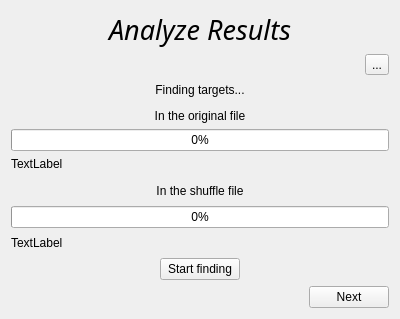
<?xml version="1.0" encoding="UTF-8"?>
<ui version="4.0">
 <class>windowFindTargets</class>
 <widget class="QWidget" name="windowFindTargets">
  <property name="geometry">
   <rect>
    <x>0</x>
    <y>0</y>
    <width>400</width>
    <height>319</height>
   </rect>
  </property>
  <property name="windowTitle">
   <string>Form</string>
  </property>
  <layout class="QVBoxLayout" name="verticalLayout">
   <item>
    <widget class="QLabel" name="labelAnalyzeResults">
     <property name="sizePolicy">
      <sizepolicy hsizetype="Minimum" vsizetype="Minimum">
       <horstretch>0</horstretch>
       <verstretch>0</verstretch>
      </sizepolicy>
     </property>
     <property name="font">
      <font>
       <family>Avenir Next</family>
       <pointsize>20</pointsize>
       <italic>true</italic>
      </font>
     </property>
     <property name="text">
      <string comment="0">Analyze Results</string>
     </property>
     <property name="alignment">
      <set>Qt::AlignCenter</set>
     </property>
    </widget>
   </item>
   <item alignment="Qt::AlignRight">
    <widget class="QToolButton" name="settingsButton">
     <property name="text">
      <string>...</string>
     </property>
    </widget>
   </item>
   <item>
    <widget class="QLabel" name="labelTitleShuffleData">
     <property name="sizePolicy">
      <sizepolicy hsizetype="Minimum" vsizetype="Minimum">
       <horstretch>0</horstretch>
       <verstretch>0</verstretch>
      </sizepolicy>
     </property>
     <property name="minimumSize">
      <size>
       <width>0</width>
       <height>0</height>
      </size>
     </property>
     <property name="text">
      <string>Finding targets...</string>
     </property>
     <property name="alignment">
      <set>Qt::AlignCenter</set>
     </property>
    </widget>
   </item>
   <item>
    <widget class="QLabel" name="label_origin">
     <property name="text">
      <string>In the original file</string>
     </property>
     <property name="alignment">
      <set>Qt::AlignBottom|Qt::AlignHCenter</set>
     </property>
    </widget>
   </item>
   <item alignment="Qt::AlignVCenter">
    <widget class="QProgressBar" name="progressBar">
     <property name="value">
      <number>0</number>
     </property>
     <property name="alignment">
      <set>Qt::AlignCenter</set>
     </property>
     <property name="textVisible">
      <bool>true</bool>
     </property>
     <property name="orientation">
      <enum>Qt::Horizontal</enum>
     </property>
     <property name="invertedAppearance">
      <bool>false</bool>
     </property>
     <property name="textDirection">
      <enum>QProgressBar::TopToBottom</enum>
     </property>
     <property name="format">
      <string>%p%</string>
     </property>
    </widget>
   </item>
   <item>
    <widget class="QLabel" name="label_advancing">
     <property name="sizePolicy">
      <sizepolicy hsizetype="Preferred" vsizetype="Minimum">
       <horstretch>0</horstretch>
       <verstretch>0</verstretch>
      </sizepolicy>
     </property>
     <property name="maximumSize">
      <size>
       <width>16777215</width>
       <height>20</height>
      </size>
     </property>
     <property name="text">
      <string>TextLabel</string>
     </property>
     <property name="alignment">
      <set>Qt::AlignLeading|Qt::AlignLeft|Qt::AlignTop</set>
     </property>
     <property name="wordWrap">
      <bool>false</bool>
     </property>
    </widget>
   </item>
   <item>
    <widget class="QLabel" name="label_shuffle">
     <property name="text">
      <string>In the shuffle file</string>
     </property>
     <property name="alignment">
      <set>Qt::AlignCenter</set>
     </property>
    </widget>
   </item>
   <item>
    <widget class="QProgressBar" name="progressBar_shuffle">
     <property name="value">
      <number>0</number>
     </property>
     <property name="alignment">
      <set>Qt::AlignCenter</set>
     </property>
    </widget>
   </item>
   <item>
    <widget class="QLabel" name="label_advancing_shuffle">
     <property name="maximumSize">
      <size>
       <width>16777215</width>
       <height>20</height>
      </size>
     </property>
     <property name="text">
      <string>TextLabel</string>
     </property>
    </widget>
   </item>
   <item alignment="Qt::AlignHCenter">
    <widget class="QPushButton" name="button_start_finding">
     <property name="text">
      <string>Start finding</string>
     </property>
    </widget>
   </item>
   <item alignment="Qt::AlignRight|Qt::AlignBottom">
    <widget class="QPushButton" name="button_next">
     <property name="text">
      <string>Next</string>
     </property>
    </widget>
   </item>
  </layout>
 </widget>
 <resources/>
 <connections/>
</ui>
